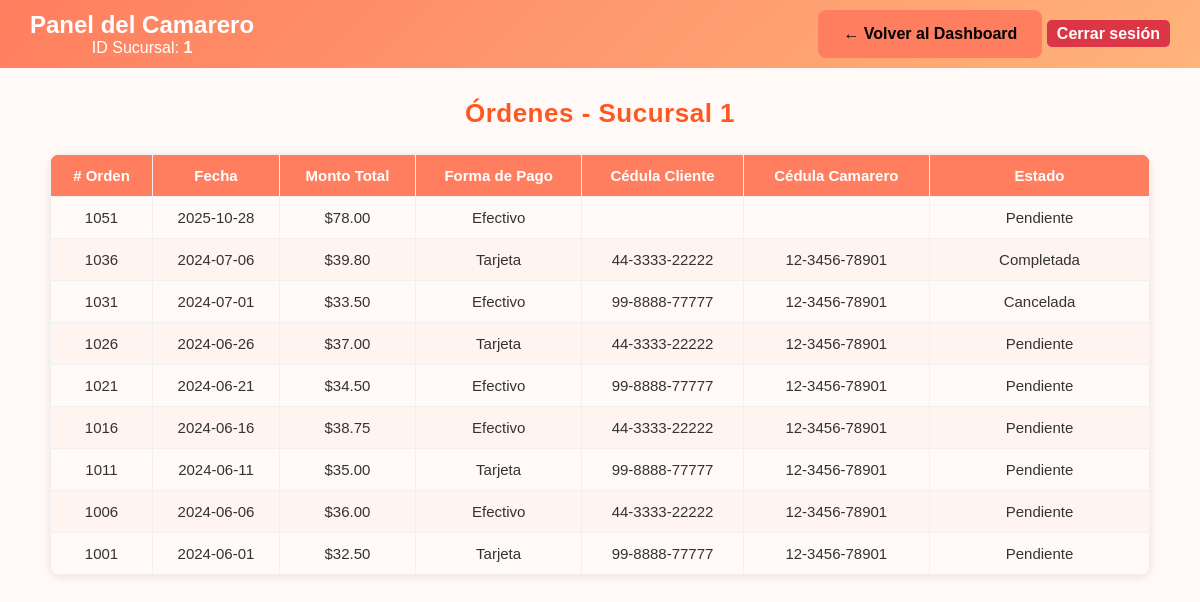
The app's page /Restaurante_Hou/camarero_ordenes.php?id_sucursal=1 (signed in) with its own data.
### tables this page shows
CREATE TABLE `orden` (
  `num_orden` int(11) NOT NULL,
  `fecha` date NOT NULL,
  `monto_total` decimal(10,2) NOT NULL,
  `forma_pago` varchar(50) NOT NULL,
  `id_sucursal` int(11) DEFAULT NULL,
  `cedula_cliente` varchar(13) DEFAULT NULL,
  `cedula_camarero` varchar(13) DEFAULT NULL,
  `id_usuario` int(11) DEFAULT NULL,
  `estado` enum('pendiente','cancelada','completada') NOT NULL DEFAULT 'pendiente',
  `nota` varchar(1000) NOT NULL
);

### Restaurante_Hou/camarero_ordenes.php (the view, shortened to what this page needs)
<?php
include 'config.php';
$id_sucursal = isset($_GET['id_sucursal']) ? intval($_GET['id_sucursal']) : null;
$ordenes = $conn->query("SELECT * FROM orden WHERE id_sucursal=$id_sucursal ORDER BY fecha DESC");
?>
<!DOCTYPE html>
<html lang="es">
<head>
    <link rel="stylesheet" href="css/estilos.css">
</head>
<body>
<?php include 'includes/camarero_header.php'; ?>
<main class="admin-dashboard">
    <h2>Órdenes - Sucursal <?= $id_sucursal ?></h2>
    <table class="admin-table">
        <thead>
            <tr>
                <th># Orden</th>
                <th>Fecha</th>
                <th>Monto Total</th>
                <th>Forma de Pago</th>
                <th>Cédula Cliente</th>
                <th>Cédula Camarero</th>
                <th>Estado</th>
            </tr>
        </thead>
        <tbody>
            <?php while($o = $ordenes->fetch_assoc()): ?>
                <tr>
                    <td><?= $o['num_orden'] ?></td>
                    <td><?= htmlspecialchars($o['fecha']) ?></td>
                    <td>$<?= number_format($o['monto_total'], 2) ?></td>
                    <td><?= htmlspecialchars($o['forma_pago']) ?></td>
                    <td><?= htmlspecialchars($o['cedula_cliente']) ?></td>
                    <td><?= htmlspecialchars($o['cedula_camarero']) ?></td>
                    <td>
                        <?php
                            $estado = strtolower($o['estado']);
                            if ($estado === 'completada') echo "<span class='estado completada'>Completada</span>";
                            elseif ($estado === 'cancelada') echo "<span class='estado cancelada'>Cancelada</span>";
                            else echo "<span class='estado pendiente'>Pendiente</span>";
                        ?>
                    </td>
                </tr>
            <?php endwhile; ?>
        </tbody>
    </table>
</main>
</body>
</html>

### Restaurante_Hou/css/estilos.css (style rules this page uses)
* { margin: 0; padding: 0; box-sizing: border-box; }
main { flex: 1; padding: 30px 50px; }
html, body { height: 100%; margin: 0; font-family: 'Arial', sans-serif; background: linear-gradient(to right, #f8f9fa, #e9ecef); color: #333; display: flex; flex-direction: column; }
.admin-dashboard { padding: 30px 50px; background-color: #fffaf7; min-height: 100vh; font-family: "Poppins", sans-serif; }
.admin-dashboard h2 { text-align: center; color: #ff5722; margin-bottom: 25px; font-size: 26px; letter-spacing: 0.5px; }
.admin-table { width: 100%; border-collapse: collapse; margin-top: 15px; border-radius: 10px; overflow: hidden; box-shadow: 0 2px 8px rgba(0, 0, 0, 0.1); }
.admin-table th, .admin-table td { border: 1px solid #f0f0f0; padding: 12px; text-align: center; font-size: 15px; }
.admin-table th { background-color: #ff7e5f; color: white; font-weight: bold; }
.admin-table tr:nth-child(even) { background-color: #fff4ef; }
.admin-table th:last-child, .admin-table td:last-child { width: 220px; text-align: center; }

### records on screen
orden: num_orden "1051", fecha "2025-10-28", monto_total "78.00", forma_pago "Efectivo", estado "Pendiente"
orden: num_orden "1036", fecha "2024-07-06", monto_total "39.80", forma_pago "Tarjeta", cedula_cliente "44-3333-22222", cedula_camarero "12-3456-78901", estado "Completada"
orden: num_orden "1031", fecha "2024-07-01", monto_total "33.50", forma_pago "Efectivo", cedula_cliente "99-8888-77777", cedula_camarero "12-3456-78901", estado "Cancelada"
orden: num_orden "1026", fecha "2024-06-26", monto_total "37.00", forma_pago "Tarjeta", cedula_cliente "44-3333-22222", cedula_camarero "12-3456-78901", estado "Pendiente"
orden: num_orden "1021", fecha "2024-06-21", monto_total "34.50", forma_pago "Efectivo", cedula_cliente "99-8888-77777", cedula_camarero "12-3456-78901", estado "Pendiente"
orden: num_orden "1016", fecha "2024-06-16", monto_total "38.75", forma_pago "Efectivo", cedula_cliente "44-3333-22222", cedula_camarero "12-3456-78901", estado "Pendiente"
orden: num_orden "1011", fecha "2024-06-11", monto_total "35.00", forma_pago "Tarjeta", cedula_cliente "99-8888-77777", cedula_camarero "12-3456-78901", estado "Pendiente"
orden: num_orden "1006", fecha "2024-06-06", monto_total "36.00", forma_pago "Efectivo", cedula_cliente "44-3333-22222", cedula_camarero "12-3456-78901", estado "Pendiente"
orden: num_orden "1001", fecha "2024-06-01", monto_total "32.50", forma_pago "Tarjeta", cedula_cliente "99-8888-77777", cedula_camarero "12-3456-78901", estado "Pendiente"

### other values on screen
$id_sucursal "1"
